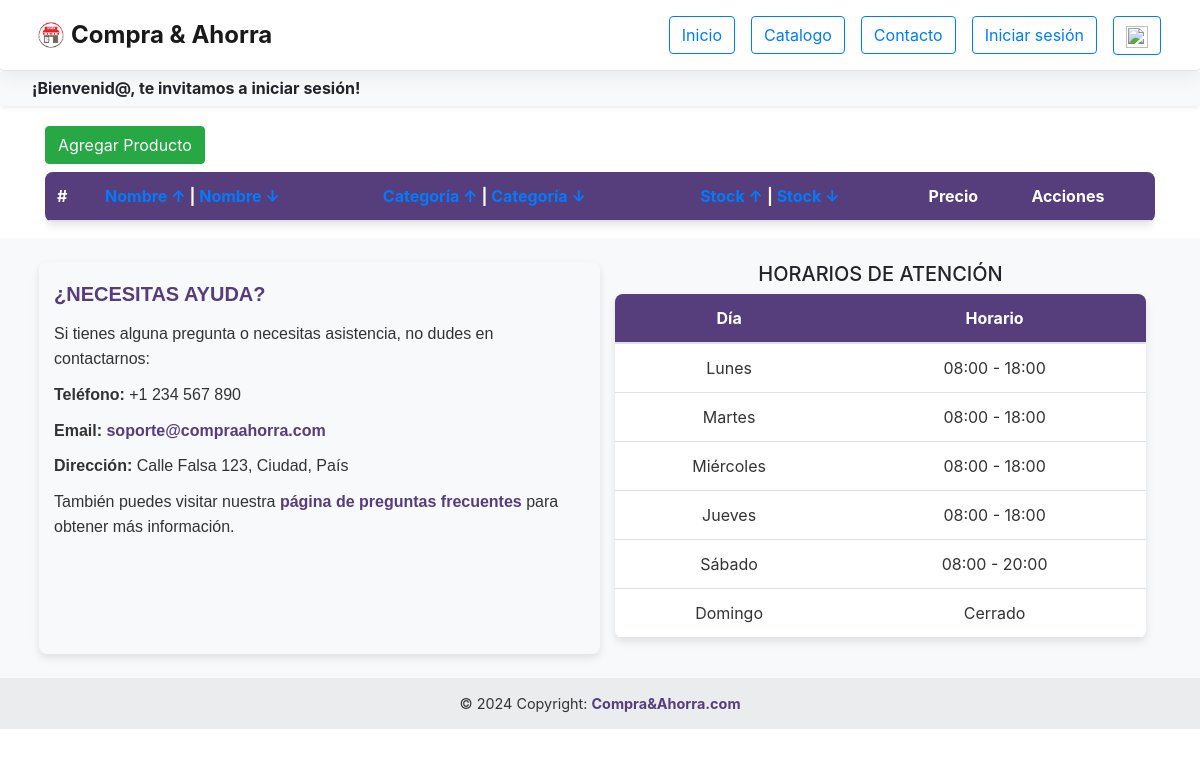
Page /inventario/ on the earlier database version.
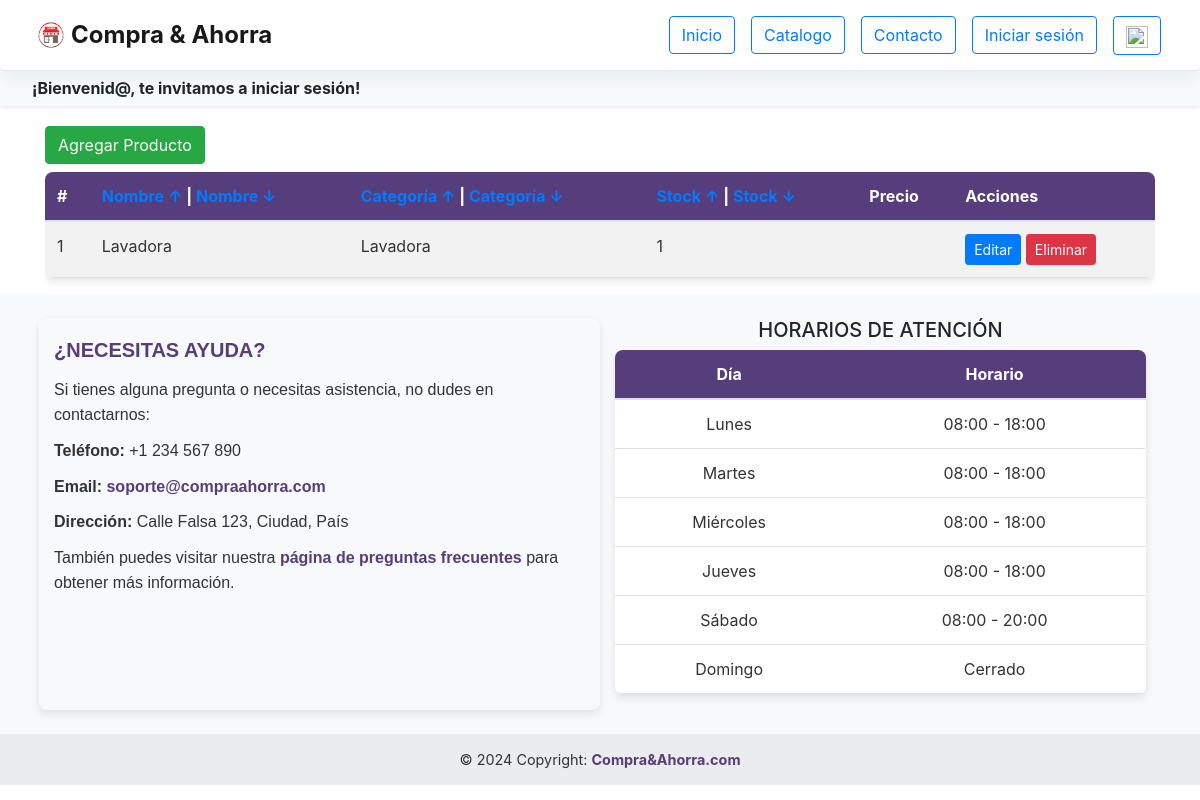
Same page on the later database version.
### web_project/models.py (models this page shows, shortened)
class Producto(models.Model):
    id_producto = models.UUIDField(primary_key=True, default=uuid.uuid4, editable=False)
    nombre_producto = models.CharField(max_length=100)
    desc_producto = models.CharField(max_length=100)
    tipo_producto = models.ForeignKey('TipoProducto', on_delete=models.CASCADE)
    precio_unitario = models.FloatField()
    stock = models.IntegerField()
    imagen = models.ImageField(upload_to='productos/', null=True)

class TipoProducto(models.Model):
    id_tipo_producto = models.UUIDField(primary_key=True, default=uuid.uuid4, editable=False)
    nombre_tipo_producto = models.CharField(max_length=100)
    def __str__(self):
        return self.nombre_tipo_producto

### web_project/views.py (the view, shortened to what this page needs)
# urls.py: path("inventario/", views.inventario, name="inventario"),
def inventario(request):
    productos = Producto.objects.all()
    contexto = {'productos': productos, 'categorias': TipoProducto.objects.all()}
    return render(request, 'inventario.html', contexto)

### web_project/templates/inventario.html (shortened to what this page needs)
{% extends "template.html" %}
{% load static %}
{% block content %}
<link rel="stylesheet" href="https://stackpath.bootstrapcdn.com/bootstrap/4.5.2/css/bootstrap.min.css">
<link rel="stylesheet" href="{% static 'css/inventario.css' %}">
<div class="container mt-10" style="margin-top: 20px;">
  <div class="mb-2">
    <a href="#" class="btn btn-success agregarProducto">Agregar Producto</a>
  </div>
  <div class="table-responsive">
    <table class="table table-striped table-hover">
      <thead>
        <tr>
          <th>#</th>
          <th><a href="?orden=nombre&direccion=asc">Nombre &#8593;</a> | <a href="?orden=nombre&direccion=desc">Nombre &#8595;</a></th>
          <th><a href="?orden=nombre_categoria&direccion=asc">Categoría &#8593;</a> | <a href="?orden=nombre_categoria&direccion=desc">Categoría &#8595;</a></th>
          <th><a href="?orden=stock&direccion=asc">Stock &#8593;</a> | <a href="?orden=stock&direccion=desc">Stock &#8595;</a></th>
          <th>Precio</th>
          <th>Acciones</th>
        </tr>
      </thead>
      <tbody>
        {% for producto in productos %}
        <tr>
          <td>{{ forloop.counter }}</td>
          <td>{{ producto.nombre_producto }}</td>
          <td>{{ producto.tipo_producto }}</td>
          <td>{{ producto.stock }}</td>
          <td>{{ producto.precio|floatformat:"-1" }}</td>
          <td>
            <a href="#" class="btn btn-primary btn-sm editar-btn" data-id="{{ producto.id_producto }}" data-nombre="{{ producto.nombre_producto }}" data-categoria="{{ producto.tipo_producto }}" data-stock="{{ producto.stock }}" data-precio="{{ producto.precio_unitario }}">Editar</a>
            <a href="#" class="btn btn-danger btn-sm eliminar-btn" data-id="{{ producto.id_producto }}" data-nombre="{{ producto.nombre_producto }}" data-categoria="{{ producto.tipo_producto }}" data-stock="{{ producto.stock }}" data-precio="{{ producto.precio_unitario }}">Eliminar</a>
          </td>
        </tr>
        {% endfor %}
      </tbody>
    </table>
  </div>
</div>
{% endblock content %}

### web_project/templates/template.html (shortened to what this page needs)
{% load static %}
<!DOCTYPE html>
<html lang="en">
<head>
    <link rel="stylesheet" href="{% static 'css/navbar.css' %}">
    <link rel="stylesheet" href="{% static 'css/contact.css' %}">
    <link rel="stylesheet" href="https://cdnjs.cloudflare.com/ajax/libs/font-awesome/6.5.1/css/all.min.css">
    <link href="https://cdn.jsdelivr.net/npm/bootstrap@5.3.3/dist/css/bootstrap.min.css" rel="stylesheet">
    <link href="//maxcdn.bootstrapcdn.com/bootstrap/4.1.1/css/bootstrap.min.css" rel="stylesheet" id="bootstrap-css">
</head>
<body>
    <nav class="navbar navbar-expand-lg navbar-light navbar-bg rounded">
        <div class="container-fluid justify-content-end">
            <img src="{% static 'img/logo.png' %}" alt="Logo" width="40" height="40">
            <a class="navbar-brand" href="#">Compra & Ahorra</a>
            <div class="collapse navbar-collapse justify-content-end" id="navbarSupportedContent">
                <ul class="navbar-nav mb-2 mb-lg-0">
                    <li class="nav-item">
                        <a class="nav-link active" aria-current="page" href="/"><button type="button" class="btn btn-outline-primary">Inicio</button></a>
                    </li>
                    <li class="nav-item">
                        <a class="nav-link" href="{% url 'catalogo' %}"><button type="button" class="btn btn-outline-primary">Catalogo</button></a>
                    </li>
                    <li class="nav-item">
                        <a class="nav-link" href="{% url 'contact' %}" tabindex="-1" aria-disabled="true"><button type="button" class="btn btn-outline-primary">Contacto</button></a>
                    </li>
                    {% if request.user.is_authenticated %}
                    <li class="nav-item dropdown">
                        <a class="nav-link dropdown-toggle" href="#" id="navbarDropdown" role="button" data-bs-toggle="dropdown" aria-expanded="false">
                            <button type="button" class="btn btn-outline-primary">Mi perfil</button>
                        </a>
                        <ul class="dropdown-menu dropdown-menu-end" aria-labelledby="navbarDropdown">
                            <li><a class="dropdown-item" href="{% url 'perfil' %}">Ver perfil</a></li>
                            <li><a class="dropdown-item" href="{% url 'historial' %}">Historial de compras</a></li>
                            <li><hr class="dropdown-divider"></li>
                            <li>
                                <form method="POST" action="{% url 'exit' %}">
                                    {% csrf_token %}
                                    <button type="submit" class="btn btn-outline-danger w-100">
                                        Cerrar sesión
                                    </button>
                                </form>
                            </li>
                        </ul>
                    </li>
                    <li class="nav-item">
                        <a class="nav-link" href="{% url 'inventario' %}" tabindex="-1" aria-disabled="true"><button type="button" class="btn btn-outline-primary">Inventario</button></a>
                    </li>
                {% else %}
                    <li class="nav-item">
                        <a class="nav-link" href="{% url 'login' %}">
                            <button type="button" class="btn btn-outline-primary">Iniciar sesión</button>
                        </a>
                    </li>
                {% endif %}
                    <li class="nav-item">
                      <a class="nav-link" href="#">
                        <button type="button" class="btn btn-outline-primary"><img src="https://cdn-icons-png.flaticon.com/512/3081/3081986.png" width="22" height="22" class="d-flex-center"></button>
                      </a>
                  </li>
                </ul>
            </div>
        </div>
    </nav>
    {% if request.user.is_authenticated %}
    <div class="welcome-container bg-light py-2 px-4 rounded shadow-sm">
        <h5 class="welcome-message  fw-bold fs-6 mb-0">
            <i class="bi bi-person-circle me-2"></i>¡Bienvenid@, {{ user.first_name }} a nuestro Minimarket!
        </h5>
    </div>
    {% else %}
    <div class="welcome-container bg-light py-2 px-4 rounded shadow-sm">
        <h5 class="welcome-message  fw-bold fs-6 mb-0">
            ¡Bienvenid@, te invitamos a iniciar sesión!
        </h5>
    </div>
    {% endif %}
    {% block content %}
    {% endblock content %}
    <footer class="bg-body-tertiary text-center text-lg-start">
      <div class="container p-4">
          <div class="row">
              <div class="col-lg-6 col-md-12 mb-4 mb-md-0 help-section">
                  <h5 class="text-uppercase">¿Necesitas ayuda?</h5>
                  <p>Si tienes alguna pregunta o necesitas asistencia, no dudes en contactarnos:</p>
                  <p><strong>Teléfono:</strong> +1 234 567 890</p>
                  <p><strong>Email:</strong> <a href="mailto:soporte@compraahorra.com">soporte@compraahorra.com</a></p>
                  <p><strong>Dirección:</strong> Calle Falsa 123, Ciudad, País</p>
                  <p>También puedes visitar nuestra <a href="#">página de preguntas frecuentes</a> para obtener más información.</p>
              </div>
              <div class="col-lg-6 col-md-12 mb-4 mb-md-0">
                  <h5 class="text-uppercase"> horarios de atención</h5>
                  <table class="table table-hover">
                      <thead>
                          <tr>
                              <th scope="col">Día</th>
                              <th scope="col">Horario</th>
                          </tr>
                      </thead>
                      <tbody>
                          <tr>
                              <td>Lunes</td>
                              <td>08:00 - 18:00</td>
                          </tr>
                          <tr>
                              <td>Martes</td>
                              <td>08:00 - 18:00</td>
                          </tr>
                          <tr>
                              <td>Miércoles</td>
                              <td>08:00 - 18:00</td>
                          </tr>
                          <tr>
                              <td>Jueves</td>
                              <td>08:00 - 18:00</td>
                          </tr>
                          <tr>
                              <td>Sábado</td>
                              <td>08:00 - 20:00</td>
                          </tr>
                          <tr>
                              <td>Domingo</td>
                              <td>Cerrado</td>
                          </tr>
                      </tbody>
                  </table>
              </div>
          </div>
      </div>
      <div class="text-center footer-bottom">
          © 2024 Copyright:
          <a href="#">Compra&Ahorra.com</a>
      </div>
  </footer>
</body>
</html>

### web_project/static/css/navbar.css (style rules this page uses)
.navbar-bg { min-height: 4rem; background-color: #fff; box-shadow: 0 .5rem 1rem rgba(0, 0, 0, .05), inset 0 -1px 0 rgba(0, 0, 0, .1); }
.navbar-bg .navbar-brand { color: #353535; font-size: 1.5rem; font-weight: bold; }
.navbar-bg .nav-link { color: #aaaaaa; }
.navbar-bg .nav-link.active { color: #aaaaaa !important; font-size: 1.2rem; font-weight: bold; }
.help-section { text-align: left; color: #333; font-family: Arial, sans-serif; background-color: #f8f9fa; padding: 20px; border-radius: 8px; box-shadow: 0px 4px 8px rgba(0, 0, 0, 0.1); }
.help-section h5 { color: #563d7c; margin-bottom: 15px; font-size: 1.25rem; font-weight: bold; }
.help-section p { margin-bottom: 10px; line-height: 1.6; }
.help-section strong { color: #333; }
.help-section a { color: #563d7c; text-decoration: none; font-weight: bold; }
.table-hover { background-color: #ffffff; border-radius: 8px; overflow: hidden; box-shadow: 0px 4px 8px rgba(0, 0, 0, 0.1); }
.table-hover thead th { background-color: #563d7c; color: #fff; font-weight: bold; border: none; }
.table-hover tbody td { color: #333; }
.footer-bottom { background-color: rgba(0, 0, 0, 0.05); color: #333; padding: 15px 0; font-size: 0.9rem; }
.footer-bottom a { color: #563d7c; text-decoration: none; font-weight: bold; }

Differences in the rows shown:
added Producto: nombre_producto "Lavadora", tipo_producto "Lavadora", stock "1"
